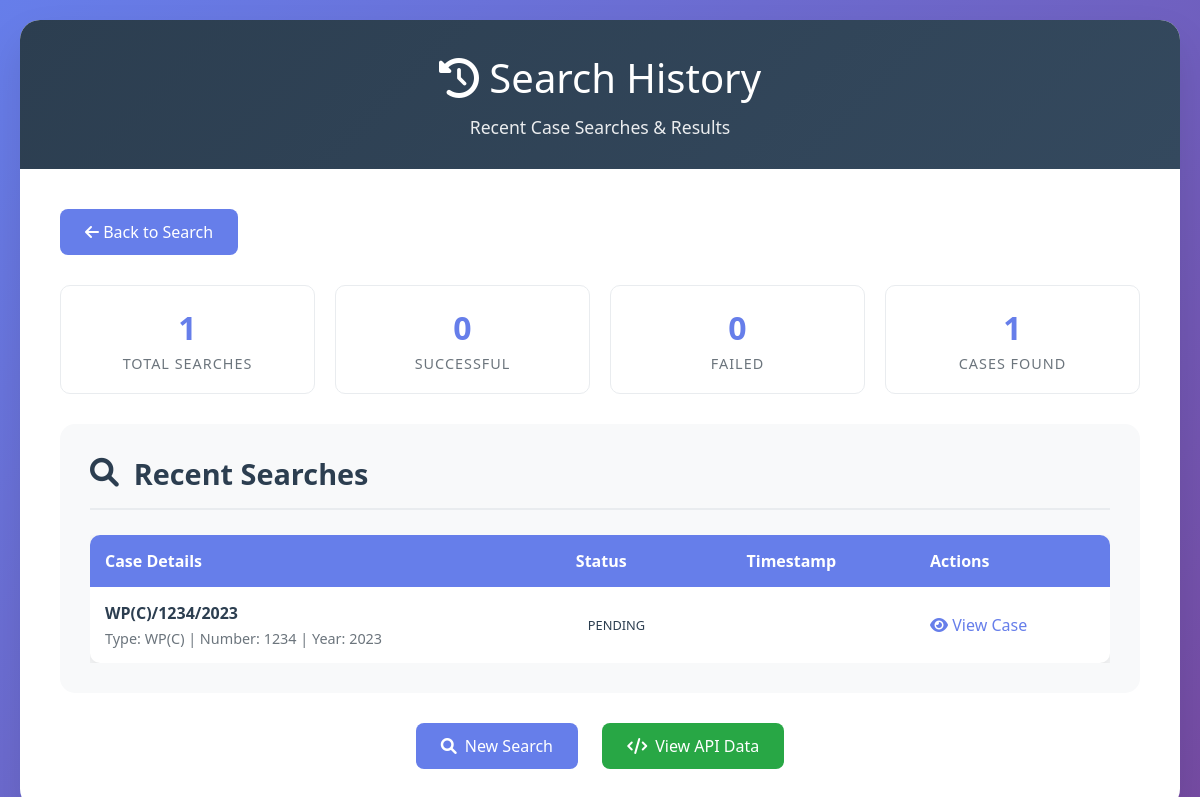
Page /recent on the committed database.
### tables this page shows
CREATE TABLE searches (
            id INTEGER PRIMARY KEY AUTOINCREMENT,
            case_number TEXT NOT NULL,
            case_type TEXT NOT NULL,
            filing_year INTEGER NOT NULL,
            search_date TIMESTAMP DEFAULT CURRENT_TIMESTAMP,
            error_message TEXT
        );

CREATE TABLE cases (
            id INTEGER PRIMARY KEY AUTOINCREMENT,
            case_number TEXT NOT NULL,
            case_type TEXT NOT NULL,
            filing_year INTEGER NOT NULL,
            petitioner TEXT,
            respondent TEXT,
            status TEXT,
            next_date TEXT,
            search_date TIMESTAMP DEFAULT CURRENT_TIMESTAMP
        );

### app.py (the view)
@app.route('/recent')
def recent_searches():
    try:
        conn = sqlite3.connect('court_cases.db')
        cursor = conn.cursor()
        cursor.execute('''
            SELECT s.*, c.id as case_id, c.petitioner, c.respondent, c.status
            FROM searches s
            LEFT JOIN cases c ON s.case_number = c.case_number
                AND s.case_type = c.case_type
                AND s.filing_year = c.filing_year
            ORDER BY s.search_date DESC
            LIMIT 20
        ''')
        searches = cursor.fetchall()
        conn.close()
        searches_list = []
        for search in searches:
            searches_list.append({
                'id': search[0],
                'case_number': search[1],
                'case_type': search[2],
                'filing_year': search[3],
                'search_date': search[4],
                'error_message': search[5],
                'case_id': search[6],
                'petitioner': search[7],
                'respondent': search[8],
                'status': search[9]
            })
        logger.info(f"Recent searches retrieved: {len(searches_list)} searches")
        return render_template('recent_searches.html', searches=searches_list)
    except Exception as e:
        logger.error(f"Error retrieving recent searches: {e}")
        flash('Error retrieving search history', 'error')
        return redirect(url_for('index'))

### templates/recent_searches.html (shortened to what this page needs)
<!DOCTYPE html>
<html lang="en">
<head>
    <link href="https://cdnjs.cloudflare.com/ajax/libs/font-awesome/6.0.0/css/all.min.css" rel="stylesheet">
</head>
<body>
    <div class="container">
        <div class="header">
            <h1><i class="fas fa-history"></i> Search History</h1>
            <p>Recent Case Searches & Results</p>
        </div>
        <div class="content">
            <a href="{{ url_for('index') }}" class="back-btn">
                <i class="fas fa-arrow-left"></i> Back to Search
            </a>
            <div class="stats-section">
                <div class="stat-card">
                    <div class="stat-number">{{ searches|length }}</div>
                    <div class="stat-label">Total Searches</div>
                </div>
                <div class="stat-card">
                    <div class="stat-number">{{ searches|selectattr('status', 'equalto', 'completed')|list|length }}</div>
                    <div class="stat-label">Successful</div>
                </div>
                <div class="stat-card">
                    <div class="stat-number">{{ searches|selectattr('status', 'equalto', 'failed')|list|length }}</div>
                    <div class="stat-label">Failed</div>
                </div>
                <div class="stat-card">
                    <div class="stat-number">{{ searches|selectattr('case_id')|list|length }}</div>
                    <div class="stat-label">Cases Found</div>
                </div>
            </div>
            <div class="search-history">
                <h2><i class="fas fa-search"></i> Recent Searches</h2>
                {% if searches %}
                    <div style="overflow-x: auto;">
                        <table class="search-table">
                            <thead>
                                <tr>
                                    <th>Case Details</th>
                                    <th>Status</th>
                                    <th>Timestamp</th>
                                    <th>Actions</th>
                                </tr>
                            </thead>
                            <tbody>
                                {% for search in searches %}
                                    <tr>
                                        <td>
                                            <div style="font-weight: 600; color: #2c3e50;">
                                                {{ search.case_type }}/{{ search.case_number }}/{{ search.filing_year }}
                                            </div>
                                            <div style="font-size: 0.9rem; color: #6c757d; margin-top: 5px;">
                                                Type: {{ search.case_type }} | Number: {{ search.case_number }} | Year: {{ search.filing_year }}
                                            </div>
                                        </td>
                                        <td>
                                            <span class="status-badge {{ search.status }}">
                                                {{ search.status|title }}
                                            </span>
                                        </td>
                                        <td>
                                        </td>
                                        <td>
                                            {% if search.case_id %}
                                                <a href="{{ url_for('case_details', case_id=search.case_id) }}" class="case-link">
                                                    <i class="fas fa-eye"></i> View Case
                                                </a>
                                            {% else %}
                                                <span style="color: #6c757d; font-style: italic;">No case found</span>
                                            {% endif %}
                                        </td>
                                    </tr>
                                {% endfor %}
                            </tbody>
                        </table>
                    </div>
                {% else %}
                    <div class="no-searches">
                        <i class="fas fa-search"></i>
                        <h3>No Searches Yet</h3>
                        <p>Start searching for cases to see your search history here.</p>
                    </div>
                {% endif %}
            </div>
            <div class="actions-section">
                <a href="{{ url_for('index') }}" class="btn btn-primary">
                    <i class="fas fa-search"></i> New Search
                </a>
                {% if searches %}
                    <a href="{{ url_for('api_cases') }}" class="btn btn-success">
                        <i class="fas fa-code"></i> View API Data
                    </a>
                {% endif %}
            </div>
        </div>
    </div>
</body>
</html>

### templates/recent_searches.html (style rules this page uses)
* { margin: 0; padding: 0; box-sizing: border-box; }
body { font-family: 'Segoe UI', Tahoma, Geneva, Verdana, sans-serif; background: linear-gradient(135deg, #667eea 0%, #764ba2 100%); min-height: 100vh; padding: 20px; }
.container { max-width: 1200px; margin: 0 auto; background: white; border-radius: 20px; box-shadow: 0 20px 40px rgba(0, 0, 0, 0.1); overflow: hidden; }
.header { background: linear-gradient(135deg, #2c3e50 0%, #34495e 100%); color: white; padding: 30px; text-align: center; }
.header h1 { font-size: 2.5rem; margin-bottom: 10px; font-weight: 300; }
.header p { font-size: 1.1rem; opacity: 0.9; }
.content { padding: 40px; }
.back-btn { display: inline-block; background: #667eea; color: white; text-decoration: none; padding: 12px 25px; border-radius: 8px; margin-bottom: 30px; transition: all 0.3s ease; font-weight: 500; }
.search-history { background: #f8f9fa; border-radius: 15px; padding: 30px; margin-bottom: 30px; }
.search-history h2 { color: #2c3e50; margin-bottom: 25px; font-size: 1.8rem; border-bottom: 2px solid #e9ecef; padding-bottom: 15px; display: flex; align-items: center; }
.search-history h2 i { margin-right: 15px; }
.search-table { width: 100%; border-collapse: collapse; background: white; border-radius: 10px; overflow: hidden; box-shadow: 0 5px 15px rgba(0, 0, 0, 0.1); }
.search-table th { background: #667eea; color: white; padding: 15px; text-align: left; font-weight: 600; font-size: 1rem; }
.search-table td { padding: 15px; border-bottom: 1px solid #e9ecef; color: #2c3e50; }
.search-table tr:last-child td { border-bottom: none; }
.status-badge { display: inline-block; padding: 6px 12px; border-radius: 20px; font-size: 0.8rem; font-weight: 500; text-transform: uppercase; }
.case-link { color: #667eea; text-decoration: none; font-weight: 500; transition: color 0.3s ease; }
.stats-section { display: grid; grid-template-columns: repeat(auto-fit, minmax(200px, 1fr)); gap: 20px; margin-bottom: 30px; }
.stat-card { background: white; padding: 20px; border-radius: 10px; text-align: center; border: 1px solid #e9ecef; transition: all 0.3s ease; }
.stat-number { font-size: 2rem; font-weight: 700; color: #667eea; margin-bottom: 5px; }
.stat-label { color: #6c757d; font-size: 0.9rem; text-transform: uppercase; letter-spacing: 1px; }
.actions-section { text-align: center; margin-top: 30px; }
.btn { padding: 12px 25px; border-radius: 8px; text-decoration: none; font-weight: 500; transition: all 0.3s ease; display: inline-flex; align-items: center; gap: 8px; margin: 0 10px; }
.btn-primary { background: #667eea; color: white; }
.btn-success { background: #28a745; color: white; }

### rows in the picture
searches: case_type "WP(C)", case_number "1234", filing_year "2023", status "PENDING"

### other values in the picture
{{ searches|length }} "1"
{{ searches|selectattr('status', 'equalto', 'completed')|list|length }} "0"
{{ searches|selectattr('status', 'equalto', 'failed')|list|length }} "0"
{{ searches|selectattr('case_id')|list|length }} "1"
